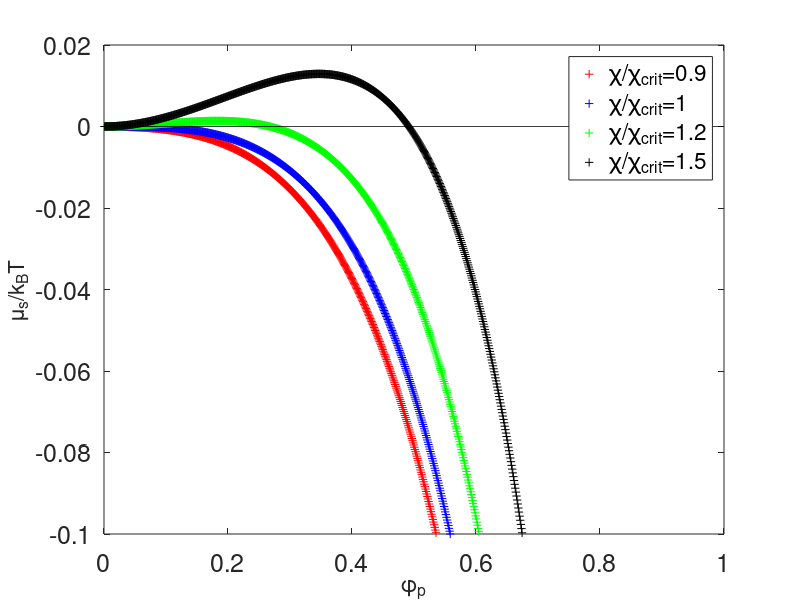

Write the MATLAB code that produced this figure.
phi=linspace(0.001,0.999,1000);
set(0,'defaultaxesfontsize',18)
%plot(t,logat,'b+','markersize',18)
N=10000;
chicrit=(N+1+2*N^0.5)/(2*N);
chiratio=[0.9 1 1.2 1.5];
plottypes={'r+', 'b+', 'g+', 'k+'};
parm(1)=N;  % degree of polymerization
chempot=inline('log(1-phi)+phi*(1-1/parm(1))+parm(2)*phi.^2','parm','phi');
for numplot=1:4
    parm(2)=chiratio(numplot)*chicrit;
    plot(phi,chempot(parm,phi),plottypes{numplot});
    hold on
end
yaxis=0.*phi;
plot(phi,yaxis,'k-')
hold off
xlabel('\phi_{p}','fontsize',16)
ylabel('\mu_{s}/k_{B}T','fontsize',16)
xlim([0 1])
ylim([-0.1 0.02])
legend('\chi/\chi_{crit}=0.9','\chi/\chi_{crit}=1','\chi/\chi_{crit}=1.2',...
    '\chi/\chi_{crit}=1.5','location','northeast')

